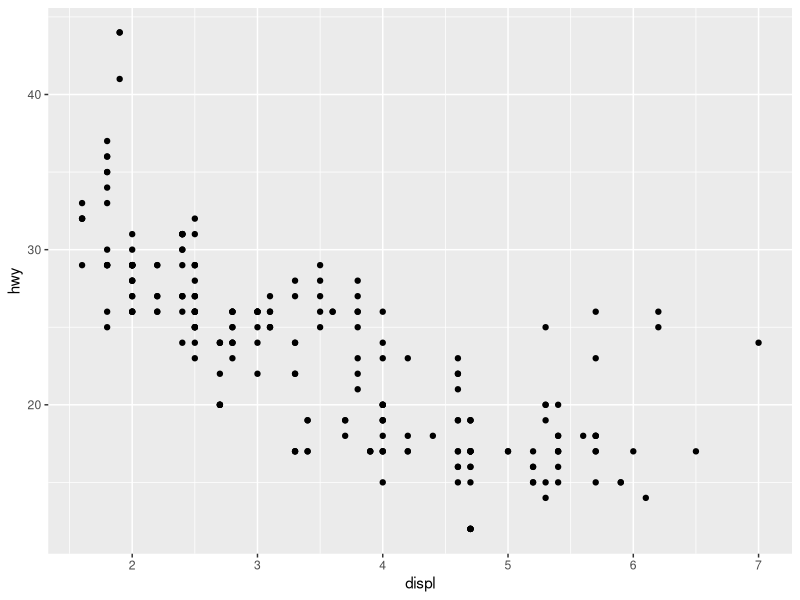
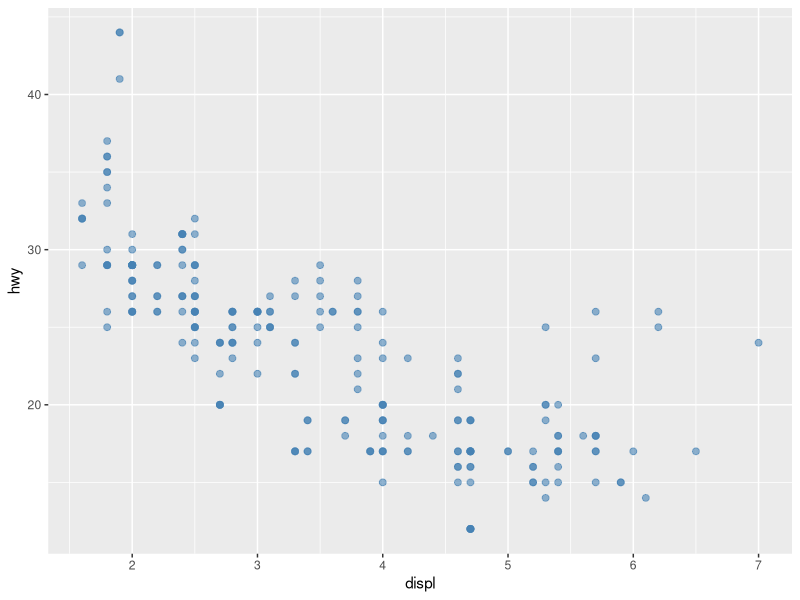
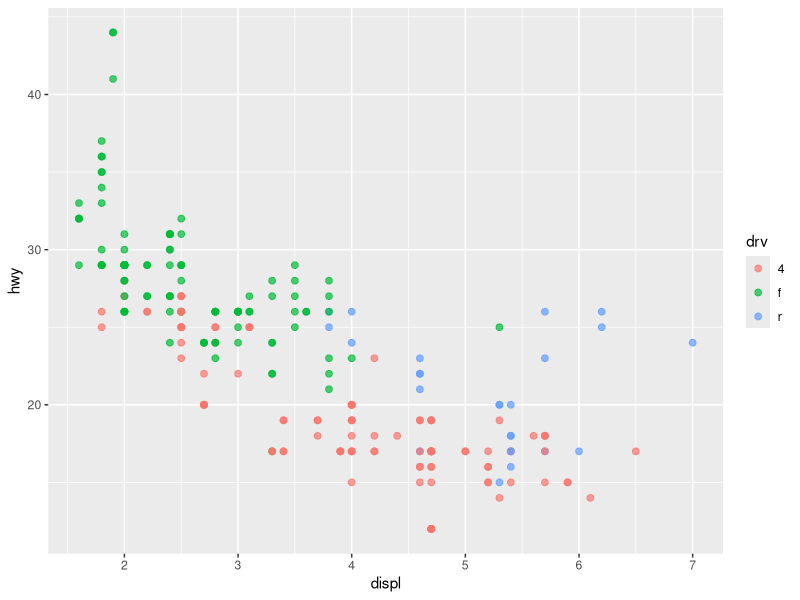
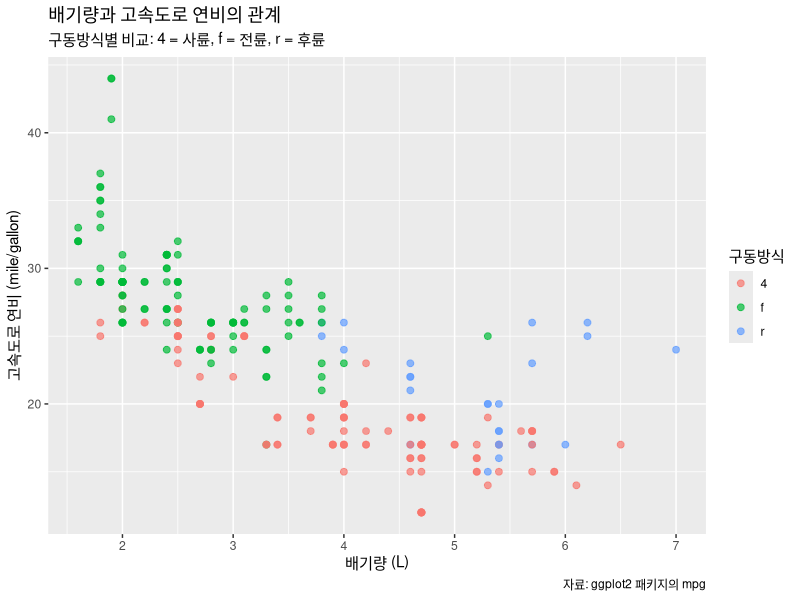
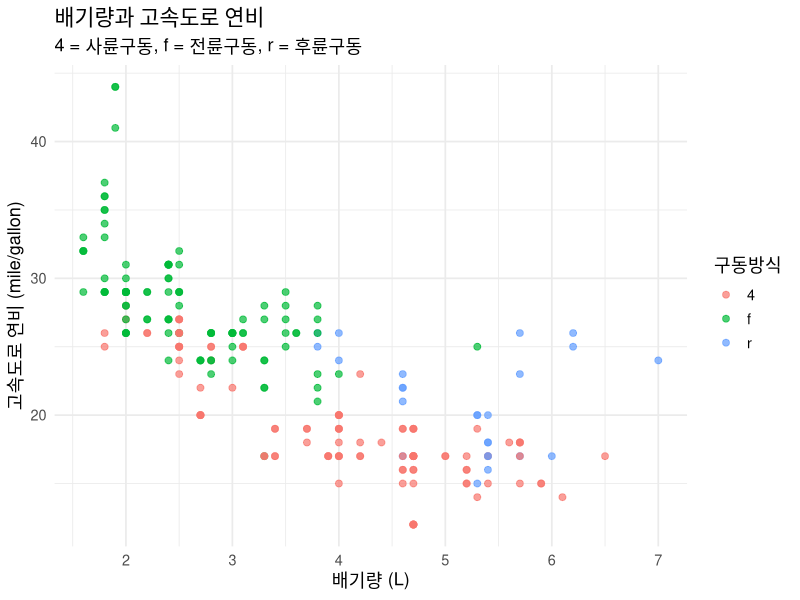
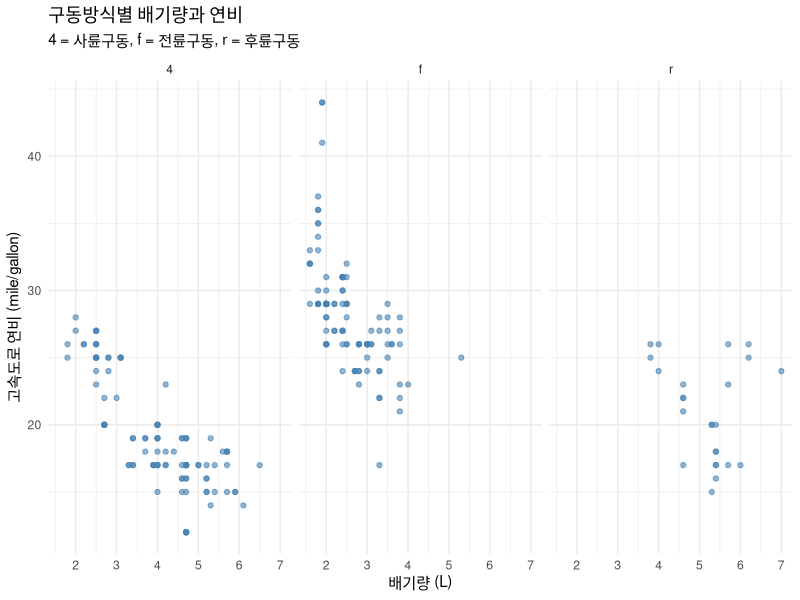
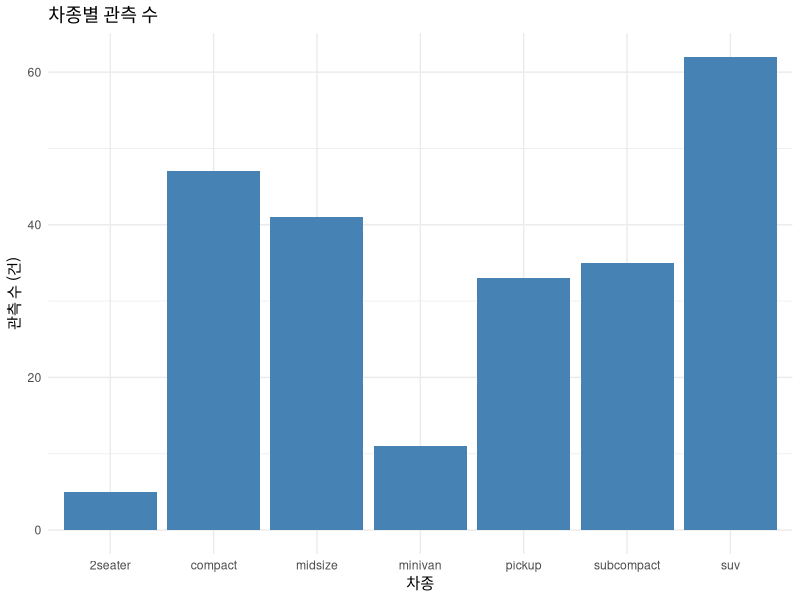
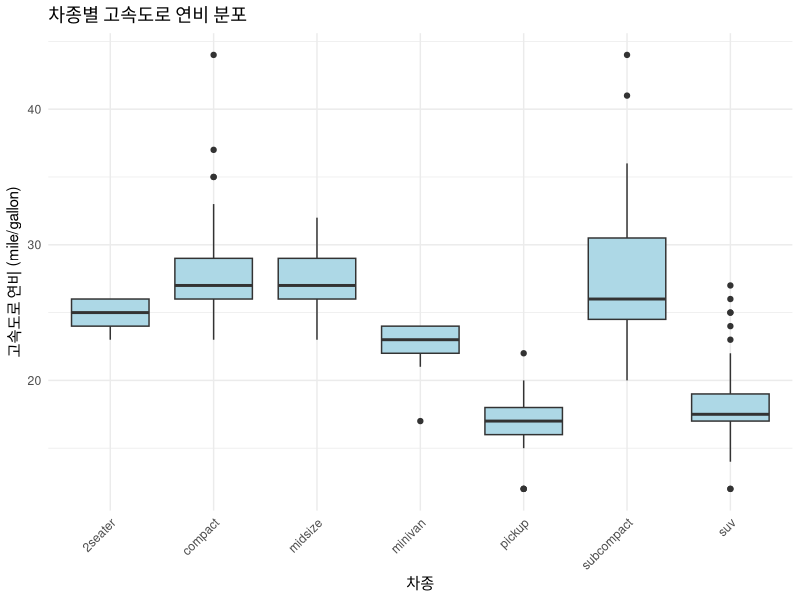

The R script that drew these images, in order:
## ---- 한글 그래프 글꼴 설정 ------------------------------------------------
# Windows는 맑은 고딕, macOS는 AppleGothic을 사용 (기본 글꼴에는 한글이 없어 그래프 글자가 깨짐)
if (.Platform$OS.type == "windows") {
  grDevices::windowsFonts(course = grDevices::windowsFont("Malgun Gothic"))
  par(family = "course")
  if (requireNamespace("ggplot2", quietly = TRUE)) ggplot2::theme_set(ggplot2::theme_gray(base_family = "course"))
} else if (Sys.info()[["sysname"]] == "Darwin") {
  par(family = "AppleGothic")
  if (requireNamespace("ggplot2", quietly = TRUE)) ggplot2::theme_set(ggplot2::theme_gray(base_family = "AppleGothic"))
}


## ----install-ggplot2, eval=FALSE----------------------------------------------
# install.packages("ggplot2")


## ----load-ggplot2-------------------------------------------------------------
library(ggplot2)


## ----inspect-data-------------------------------------------------------------
head(mpg)       # 첫 6행을 봅니다.
dim(mpg)        # 행 개수, 열 개수 순서로 나옵니다.
names(mpg)      # 사용할 수 있는 열 이름을 봅니다.


## ----first-scatter, fig.cap="배기량과 고속도로 연비의 관계. 점 하나는 자료의 관측 한 건입니다."----------
ggplot(data = mpg, mapping = aes(x = displ, y = hwy)) +
  geom_point()


## ----fixed-color, fig.cap="모든 점에 같은 색과 크기를 지정한 산점도."--------------------------
ggplot(mpg, aes(x = displ, y = hwy)) +
  geom_point(color = "steelblue", size = 2, alpha = 0.6)


## ----mapped-color, fig.cap="구동방식에 따라 색이 달라지고 범례가 자동으로 생깁니다."------------------
ggplot(mpg, aes(x = displ, y = hwy, color = drv)) +
  geom_point(size = 2, alpha = 0.7)


## ----labeled-plot, fig.cap="제목과 축 단위를 추가하면 그래프의 질문과 측정값을 파악하기 쉽습니다."----------
ggplot(mpg, aes(x = displ, y = hwy, color = drv)) +
  geom_point(size = 2, alpha = 0.7) +
  labs(
    title = "배기량과 고속도로 연비의 관계",
    subtitle = "구동방식별 비교: 4 = 사륜, f = 전륜, r = 후륜",
    x = "배기량 (L)",
    y = "고속도로 연비 (mile/gallon)",
    color = "구동방식",
    caption = "자료: ggplot2 패키지의 mpg"
  )


## ----save-plot-object, fig.cap="p에 저장한 그래프. 이 객체를 이후 파일 저장 예제에서 사용합니다."-------
p <- ggplot(mpg, aes(x = displ, y = hwy, color = drv)) +
  geom_point(size = 2, alpha = 0.7) +
  labs(
    title = "배기량과 고속도로 연비",
    subtitle = "4 = 사륜구동, f = 전륜구동, r = 후륜구동",
    x = "배기량 (L)",
    y = "고속도로 연비 (mile/gallon)",
    color = "구동방식"
  ) +
  theme_minimal(base_size = 13)

p


## ----facets, fig.cap="구동방식별로 나눈 산점도. 패널의 축 범위가 같아 위치를 비교할 수 있습니다."------------
ggplot(mpg, aes(x = displ, y = hwy)) +
  geom_point(color = "steelblue", alpha = 0.6) +
  facet_wrap(~ drv) +
  labs(
    title = "구동방식별 배기량과 연비",
    subtitle = "4 = 사륜구동, f = 전륜구동, r = 후륜구동",
    x = "배기량 (L)", y = "고속도로 연비 (mile/gallon)"
  ) +
  theme_minimal()


## ----count-bar, fig.cap="차종별 관측 수. 이 자료에서는 suv의 관측이 가장 많습니다."-----------------
ggplot(mpg, aes(x = class)) +
  geom_bar(fill = "steelblue") +
  labs(
    title = "차종별 관측 수", x = "차종", y = "관측 수 (건)"
  ) +
  theme_minimal()


## ----count-table--------------------------------------------------------------
table(mpg$class)


## ----boxplot, fig.cap="차종별 고속도로 연비 분포. 상자 안의 선은 평균이 아니라 중앙값입니다."--------------
ggplot(mpg, aes(x = class, y = hwy)) +
  geom_boxplot(fill = "lightblue") +
  labs(
    title = "차종별 고속도로 연비 분포",
    x = "차종", y = "고속도로 연비 (mile/gallon)"
  ) +
  theme_minimal() +
  theme(axis.text.x = element_text(angle = 45, hjust = 1))


## ----boxplot-points, fig.cap="점을 좌우로만 조금 흩어 놓아 관측의 겹침을 줄인 그림."----------------
set.seed(2026)
ggplot(mpg, aes(x = class, y = hwy)) +
  geom_boxplot(outlier.shape = NA, fill = "lightblue") +
  geom_jitter(width = 0.15, height = 0, alpha = 0.35) +
  labs(x = "차종", y = "고속도로 연비 (mile/gallon)") +
  theme_minimal() +
  theme(axis.text.x = element_text(angle = 45, hjust = 1))


## ----export-plot, eval=FALSE--------------------------------------------------
# getwd()  # 현재 작업 폴더를 확인합니다.
# dir.create("outputs", showWarnings = FALSE)
# 
# ggsave(
#   filename = "outputs/mpg_scatter.png",
#   plot = p,
#   width = 18,
#   height = 12,
#   units = "cm",
#   dpi = 300,
#   bg = "white"
# )


## ----trend-line, fig.cap="직선으로 요약한 전체 추세. 점과 추세선을 함께 읽습니다."-------------------
ggplot(mpg, aes(x = displ, y = hwy)) +
  geom_point(alpha = 0.5) +
  geom_smooth(method = "lm", formula = y ~ x, se = FALSE) +
  labs(
    title = "배기량과 연비의 전체적인 경향",
    x = "배기량 (L)", y = "고속도로 연비 (mile/gallon)"
  ) +
  theme_minimal()


## ----install-dplyr, eval=FALSE------------------------------------------------
# install.packages("dplyr")


## ----group-summary------------------------------------------------------------
library(dplyr)

mpg_sum <- mpg %>%
  group_by(class) %>%
  summarise(
    mean_hwy = mean(hwy),
    n = n(),
    .groups = "drop"
  )

mpg_sum


## ----mean-bar, fig.cap="차종별 평균 고속도로 연비. 막대 높이는 관측 수가 아니라 계산한 평균입니다."----------
ggplot(mpg_sum, aes(x = class, y = mean_hwy)) +
  geom_col(fill = "steelblue") +
  labs(
    title = "차종별 평균 고속도로 연비",
    x = "차종", y = "평균 고속도로 연비 (mile/gallon)"
  ) +
  theme_minimal() +
  theme(axis.text.x = element_text(angle = 45, hjust = 1))


## ----sorted-mean-bar, fig.cap="평균으로 정렬한 가로 막대그래프."----------------------------
ggplot(mpg_sum, aes(x = mean_hwy, y = reorder(class, mean_hwy))) +
  geom_col(fill = "steelblue") +
  labs(x = "평균 고속도로 연비 (mile/gallon)", y = "차종") +
  theme_minimal()


## ----zoom-plot, fig.cap="연비 15–35 구간을 확대해 본 그림. 화면 밖의 관측이 자료에서 삭제되지는 않습니다."----
p + coord_cartesian(ylim = c(15, 35))


## ----sports-data--------------------------------------------------------------
sports <- data.frame(
  id = 1:8,
  group = c("A", "A", "A", "A", "B", "B", "B", "B"),
  grip_kg = c(28, 32, 35, 30, 38, 42, 36, 40),
  jump_cm = c(31, 35, 33, 29, 38, 42, 34, 40)
)

sports


## ----sports-scatter, fig.cap="가상의 스포츠 측정 자료. 같은 그래프 구조에서 데이터와 열 이름을 바꾸었습니다."----
ggplot(sports, aes(x = grip_kg, y = jump_cm, color = group)) +
  geom_point(size = 3) +
  labs(
    title = "악력과 점프 높이의 관계",
    subtitle = "문법 연습용 가상 자료 · 8명",
    x = "악력 (kg)", y = "점프 높이 (cm)", color = "집단"
  ) +
  theme_minimal()
